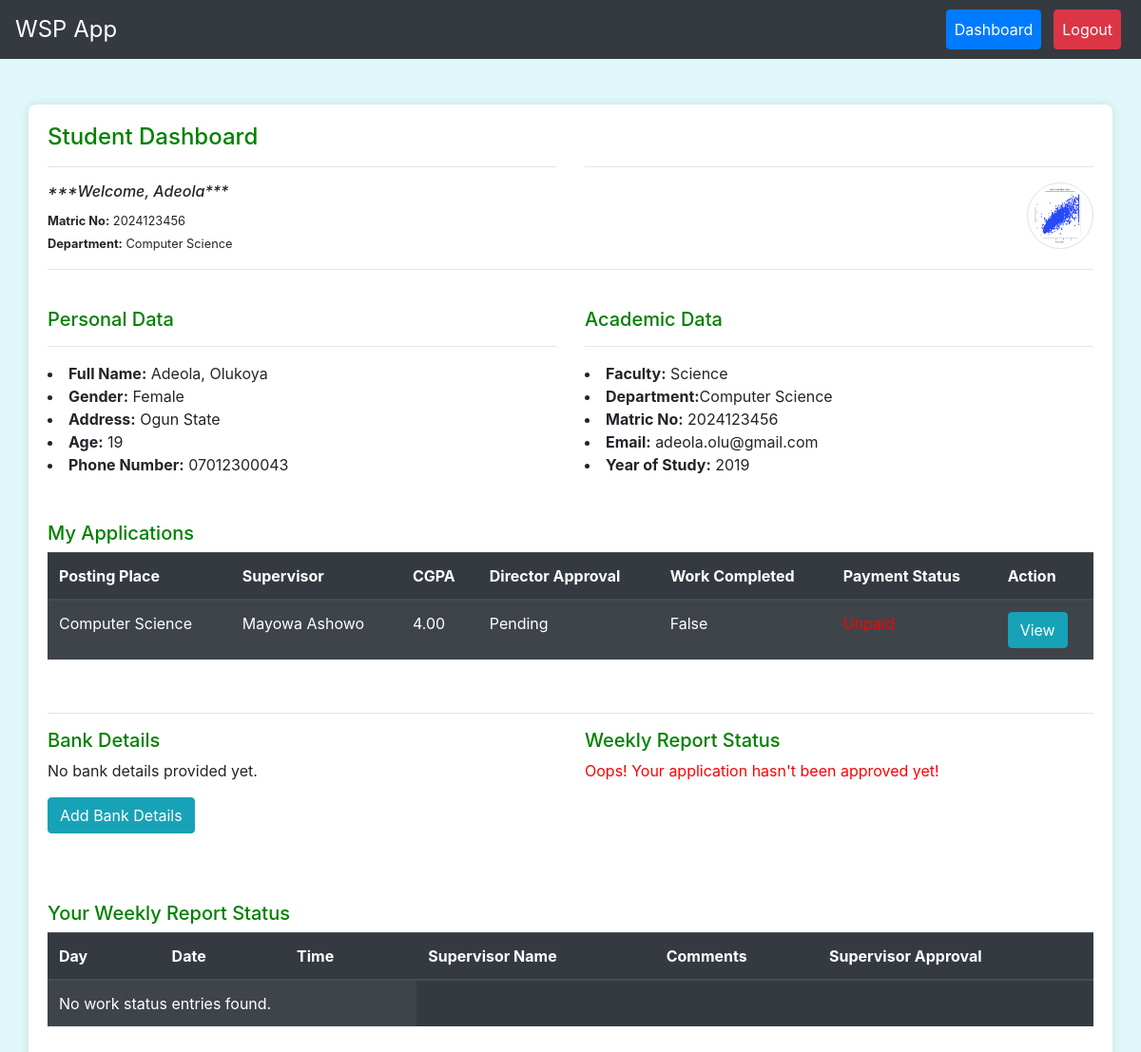
/dashboard/ (signed in), run on the app's committed database.
### workapp/models.py (models this page shows, shortened)
class User(AbstractUser):
    ROLE_CHOICES = (
        ('student', 'Student'),
        ('director', 'Director'),
        ('supervisor', 'Supervisor'),
    )
    role = models.CharField(max_length=10, choices=ROLE_CHOICES)
    username = models.CharField(max_length=20, null=True, blank=True, unique=False, default='new_user')
    matric_number = models.CharField(max_length=20, null=True, blank=True, unique=True)
    staff_id = models.CharField(max_length=10, null=True, blank=True, unique=True)
    email = models.EmailField(null=True, blank=False, unique=True)
    department = models.CharField(max_length=100, null=True, blank=False)
    course_of_study = models.CharField(max_length=100, null=True, blank=False)
    faculty = models.CharField(max_length=100, null=True, blank=True, default='Science')
    specialization = models.CharField(max_length=100, null=True, blank=True)
    first_name = models.CharField(max_length=100)
    last_name = models.CharField(max_length=100)
    phone_number = models.CharField(max_length=12, null=True, blank=True, default='08012345678')
    contact_address = models.TextField(null=True, blank=True, default='Ogun State')
    date_of_birth = models.DateField(null=True, blank=True)
    GENDER_CHOICES = [
        ('M', 'Male'),
        ('F', 'Female')
    ]
    gender = models.CharField(max_length=1, choices=GENDER_CHOICES, null=True, blank=True)
    registration_date = models.DateField(default=date.today)
    def __str__(self):
        return f'{self.first_name} {self.last_name}'

class StudentApplication(models.Model):
    student = models.ForeignKey(User, on_delete=models.CASCADE, related_name='applications', null=True)
    posting_place = models.ForeignKey(PostingPlace, on_delete=models.CASCADE)
    STATUS_CHOICES = [
        ('pending', 'Pending'),
        ('approved', 'Approved'),
        ('rejected', 'Rejected'),
    ]
    status = models.CharField(max_length=10, choices=STATUS_CHOICES, default='pending')
    director_approval = models.BooleanField(default=False)
    work_completed = models.BooleanField(default=False, null=True, blank=True)
    payment_status = models.BooleanField(default=False, null=True, blank=True)
    start_date = models.DateField(null=True, blank=True)
    end_date = models.DateField(null=True, blank=True)
    student_photo = models.ImageField(upload_to='student_photos/', default=default_student_photo, null=True, blank=True)
    hod_recommendation_letter = models.FileField(upload_to='hod_signatures/', default=default_hod_signature, null=True, blank=True)
    room_number = models.CharField(max_length=20, null=True, blank=True)
    cgpa = models.DecimalField(max_digits=4, decimal_places=2, null=True, blank=True)
    year_of_study = models.IntegerField(null=True, blank=True)
    reason_for_desiring_to_work = models.TextField(null=True, blank=True)
    signature = models.FileField(upload_to='signatures/', default=default_signature, null=True, blank=True)
    area_of_interest = models.CharField(max_length=255, null=True, blank=True)
    date_signed = models.DateField(null=True, blank=True)
    def __str__(self):
        return f"{self.student.username} - {self.posting_place.name}"
    class Meta:
        ordering = [Case(
            When(status='pending', then=Value(0)),
            When(status='approved', then=Value(1)),
            When(status='rejected', then=Value(2)),
            output_field=IntegerField(),
        )]

class PostingPlace(models.Model):
    name = models.CharField(max_length=100)
    location = models.CharField(max_length=100, null=True, blank=True, default='School Campus')
    supervisor = models.ForeignKey(User, on_delete=models.SET_NULL, null=True, blank=True)

### workapp/views.py (the view, shortened to what this page needs)
# urls.py: path('dashboard/', views.dashboard, name='dashboard'),
@login_required
def dashboard(request):
    user = request.user
    if user.role == 'student':
        posting_places = PostingPlace.objects.all()
        applications = StudentApplication.objects.filter(student=request.user)
        latest_application = applications.latest('start_date') if applications.exists() else None
        app_count = applications.count()
        print(f"application for {user} => {applications}")
        work_statuses = WorkStatus.objects.filter(
            application__student=user).order_by('day')
        work_statuses_count = work_statuses.count()
        max_submissions = 6
        current_year = timezone.now().year
        user_dob = user.date_of_birth.year
        user_age = current_year - user_dob
        if request.method == 'POST':
            application_form = StudentApplicationForm(request.POST, request.FILES)
            posting_place_form = PostingPlaceForm2(request.POST)
            if 'apply_place' in request.POST:
                if application_form.is_valid():
                    print(f"student photo => {application_form}")
                    application = application_form.save(commit=False)
                    application.student = request.user
                    application.save()
                    return redirect('dashboard')
                else:
                    print('errors =>', application_form.errors)
            elif 'add_post_place' in request.POST:
                if posting_place_form.is_valid():
                    posting_place_form.save()
                    return redirect('dashboard')
        else:
            application_form = StudentApplicationForm()
            posting_place_form = PostingPlaceForm2()
        try:
            bank_detail = BankDetails.objects.get(user=user)
            print(f" {user.username} bank details => {bank_detail}")
        except BankDetails.DoesNotExist:
            bank_detail = None
        ctx = {'posting_places': posting_places, 'applications': applications,
                'application_form': application_form, 'posting_place_form':posting_place_form, 'app_count':app_count,
                 'work_statuses': work_statuses, 'user': user, 'work_statuses_count':work_statuses_count, 'latest_application': latest_application,\
                    'max_submissions':max_submissions, 'bank_detail':bank_detail, 'user':user, 'user_age':user_age}
        return render(request, 'student_dashboard.html', ctx)
    else:
        return render(request, 'other_dashboard.html')

### workapp/models.py (called while the page is built)
def default_student_photo():
    return 'student_photos/default.jpeg'

def default_signature():
    return 'signatures/default_signature.jpeg'

def default_hod_signature():
    return 'hod_signatures/default_hod_signature.jpeg'

### workapp/templates/student_dashboard.html (shortened to what this page needs)
{% extends 'base.html' %}
{% load crispy_forms_tags %}
{% block content %}
    <div class="row">
        <div class="col-6">
            <h4 style="color:green">Student Dashboard</h4> <hr>
            <h6><em>***Welcome, {{ user.first_name }}***</em></h6>
            <small><b>Matric No:</b> {{ user.matric_number}}</small><br>
            <small><b>Department:</b> {{ user.department }}</small>
        </div>
        <div class="col-6">
            <h4 class="" style="margin-bottom: 45px;"></h4> <hr>
            <div class="user-photo" style="margin-left:50px; float: right;">
                <img src="{{ user.applications.first.student_photo.url }}" alt="User Photo" class="img-thumbnail"
                style="width: 70px; height: 70px; border-radius: 100%;">
            </div>
        </div>
    </div>
    <hr>  <br>
    <div class="row">
        <div class="col-6">
            <h5 style="color:green">Personal Data</h5><hr>
            <li><b>Full Name:</b> {{ user.first_name }}, {{ user.last_name}}</li>
            <li><b>Gender:</b> {% if user.gender == 'M' %}Male{% else %}Female{% endif %}</li>
            <li><b>Address:</b> {{ user.contact_address }}</li>
            <li><b>Age:</b> {{ user_age }}</li>
            <li><b>Phone Number:</b> {{ user.phone_number }}</li>
        </div>
        <div class="col-6">
            <h5 style="color:green">Academic Data</h5><hr>
            <li><b>Faculty:</b> {{ user.faculty }}</li>
            <li><b>Department:</b>{{ user.department }}</li>
            <li><b>Matric No:</b> {{ user.matric_number }}</li>
            <li><b>Email:</b> {{ user.email }}</li>
            {% if latest_application %}
                <li><strong>Year of Study:</strong> {{ latest_application.year_of_study }}</li>
            {% else %}
                <li><strong>Year of Study:</strong> NA</li>
            {% endif %}
        </div>
    </div>
    <br><br>
    <h5 style="color:green">My Applications</h5>
    {% if applications %}
    <div class="table-responsive">
        <table class="table table-dark table-striped">
            <thead>
                <tr>
                    <th>Posting Place</th>
                    <th>Supervisor</th>
                    <th>CGPA</th>
                    <th>Director Approval</th>
                    <th>Work Completed</th>
                    <th>Payment Status</th>
                    <th>Action</th>
                </tr>
            </thead>
            <tbody>
                {% for application in applications %}
                <tr>
                    <td>{{ application.posting_place.name }}</td>
                    <td>{{ application.posting_place.supervisor }}</td>
                    <td>{{ application.cgpa }}</td>
                    <td>{{ application.get_status_display }}</td>
                    <td>{{ application.work_completed }}</td>
                    <td>{% if application.payment_status %}<span style="color:green">Paid</span>
                        {% else %}<span style="color:red">Unpaid</span>{% endif %}</td>
                    <td><a class="btn btn-info" href="{% url 'application_detail' application.id %}">View</a></td>
                </tr>
                {% empty %}
                <tr>
                    <td colspan="3">No applications submitted</td>
                </tr>
                {% endfor %}
            </tbody>
        </table>
    </div>
    {% endif %}<br><hr>
    <div class="row">
        <div class="col-6">
            <h5 style="color:green">Bank Details</h5>
            {% if bank_detail %}
                <p><strong>Bank Name:</strong> {{ bank_detail.bank_name }}</p>
                <p><strong>Account Number:</strong> {{ bank_detail.account_number }}</p>
                <p><strong>Account Name:</strong> {{ bank_detail.account_name }}</p>
                <a href="{% url 'add_bank_details' %}" class="btn btn-info">Update Bank Details</a> <br>
            {% else %}
                <p>No bank details provided yet.</p>
                <a href="{% url 'add_bank_details' %}" class="btn btn-info">Add Bank Details</a> <br>
            {% endif %}
        </div>
        <div class="col-6">
            <h5 style="color:green">Weekly Report Status</h5>
            {% if applications %}
                {% for application in applications %}
                    {% if  application.status == 'pending' %}
                        <p style="color:red;">Oops! Your application hasn't been approved yet!</p>
                    {% endif %}
                {% endfor %}
            {% else %}
                <p style="color:red;">You have no application!</p>
            {% endif %}
        </div>
    </div>
    <br><br><br>
    <h5 style="color:green">Your Weekly Report Status</h5>
    <div class="table-responsive">
        <table class="table table-dark table-striped">
            <thead>
                <tr>
                    <th>Day</th>
                    <th>Date</th>
                    <th>Time</th>
                    <th>Supervisor Name</th>
                    <th>Comments</th>
                     <th>Supervisor Approval</th>
                </tr>
            </thead>
            <tbody>
                {% for status in work_statuses %}
                <tr>
                    <td>{{ status.day }}</td>
                    <td>{{ status.date }}</td>
                    <td>{{ status.time }}</td>
                    <td>{{ status.supervisor_name }}</td>
                    <td>{{ status.comments }}</td>
                    <td>{{ status.supervisor_approval }}</td>
                </tr>
                {% empty %}
                <tr>
                    <td colspan="3">No work status entries found.</td>
                </tr>
                {% endfor %}
            </tbody>
        </table>
    </div>
    <br><br>
 {% endblock %}

### workapp/templates/base.html (style rules this page uses)
body { background-color: #e0f7fa; }

### data on the page
User: first_name "Adeola", matric_number "2024123456", department "Computer Science", applications.first.student_photo (picture), last_name "Olukoya", contact_address "Ogun State", phone_number "07012300043", faculty "Science", email "adeola.olu@gmail.com"
StudentApplication: year_of_study "2019", posting_place.name "Computer Science", posting_place.supervisor "Mayowa Ashowo", cgpa "4.00", status "Pending", work_completed "False", shows "Oops! Your application hasn't been approved yet!"
